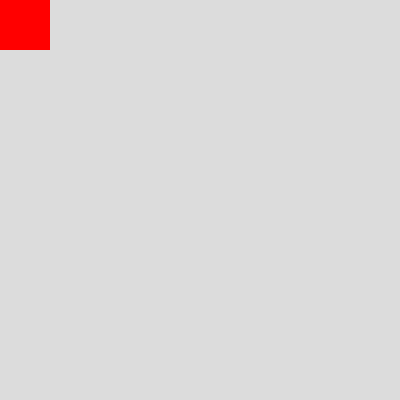
Frame 1 (no input)
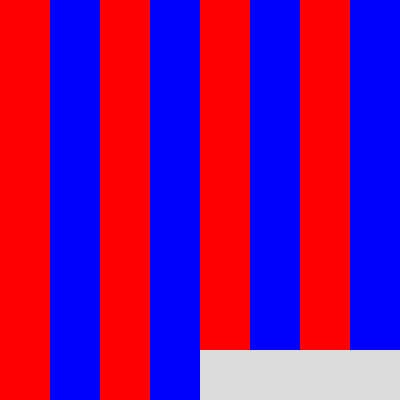
Frame 60 (no input)
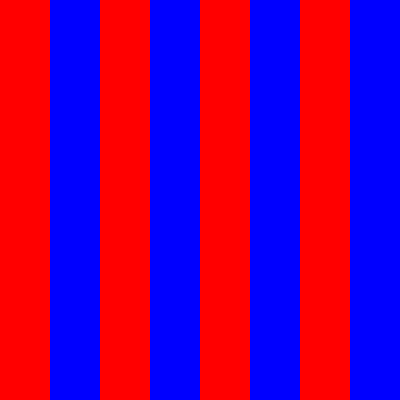
Frame 120 (the mouse pressed at the canvas centre since frame 60)

The p5.js sketch that drew these frames (run headless with seeded random() and noise() and a simulated clock; from frame 60 on, the mouse is pressed at the canvas centre):

// p5.js sketch
// ── sketch.js
function setup() {
  createCanvas(400, 400);
  background(220);
}

var unit = 50;
var x = 0;
var y = 0;
var rouge = true;

function draw() {
  noStroke();

  // on alterne rouge et bleu
  if (rouge == true) {
    fill(255, 0, 0);
    rouge = false;
  } else {
    fill(0, 0, 255);
    rouge = true;
  }

  square(x, y, unit);

  x = x + unit;
  if (x >= width) {
    x = 0;
    y = y + unit;
  }
}
